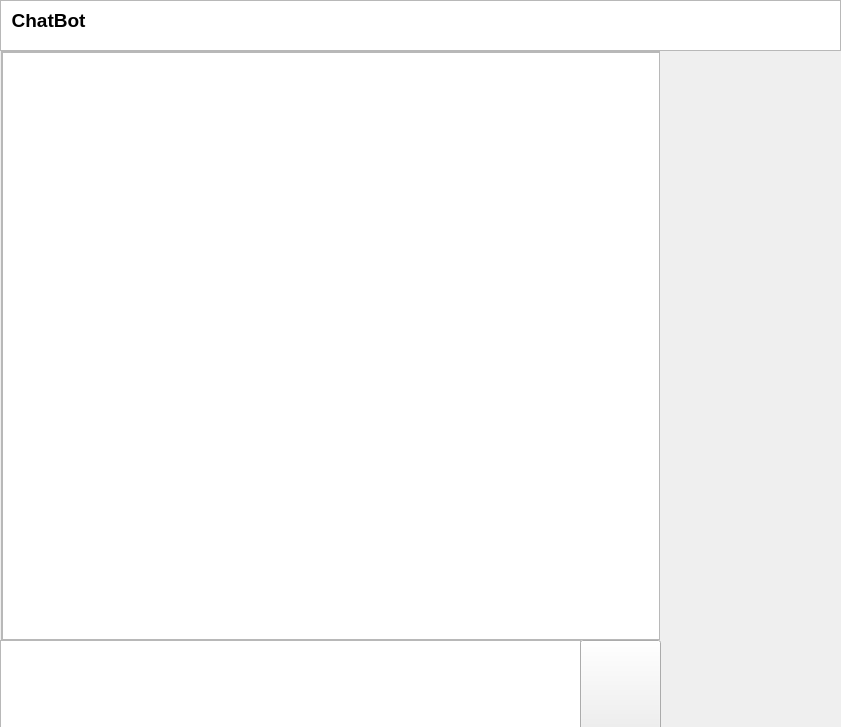
<?xml version="1.0" encoding="UTF-8"?>
<ui version="4.0">
 <class>MainWindow</class>
 <widget class="QMainWindow" name="MainWindow">
  <property name="geometry">
   <rect>
    <x>0</x>
    <y>0</y>
    <width>841</width>
    <height>727</height>
   </rect>
  </property>
  <property name="minimumSize">
   <size>
    <width>841</width>
    <height>727</height>
   </size>
  </property>
  <property name="maximumSize">
   <size>
    <width>841</width>
    <height>727</height>
   </size>
  </property>
  <property name="windowTitle">
   <string>聊天机器人</string>
  </property>
  <property name="windowIcon">
   <iconset resource="UI/image.qrc">
    <normaloff>:/t0135e158d53957130a.jpg</normaloff>:/t0135e158d53957130a.jpg</iconset>
  </property>
  <widget class="QWidget" name="centralwidget">
   <widget class="QTextEdit" name="textEdit">
    <property name="geometry">
     <rect>
      <x>0</x>
      <y>640</y>
      <width>581</width>
      <height>91</height>
     </rect>
    </property>
    <property name="html">
     <string>&lt;!DOCTYPE HTML PUBLIC &quot;-//W3C//DTD HTML 4.0//EN&quot; &quot;http://www.w3.org/TR/REC-html40/strict.dtd&quot;&gt;
&lt;html&gt;&lt;head&gt;&lt;meta name=&quot;qrichtext&quot; content=&quot;1&quot; /&gt;&lt;style type=&quot;text/css&quot;&gt;
p, li { white-space: pre-wrap; }
&lt;/style&gt;&lt;/head&gt;&lt;body style=&quot; font-family:'SimSun'; font-size:9pt; font-weight:400; font-style:normal;&quot;&gt;
&lt;p style=&quot;-qt-paragraph-type:empty; margin-top:0px; margin-bottom:0px; margin-left:0px; margin-right:0px; -qt-block-indent:0; text-indent:0px;&quot;&gt;&lt;br /&gt;&lt;/p&gt;&lt;/body&gt;&lt;/html&gt;</string>
    </property>
   </widget>
   <widget class="QTextBrowser" name="textBrowser">
    <property name="geometry">
     <rect>
      <x>0</x>
      <y>0</y>
      <width>841</width>
      <height>51</height>
     </rect>
    </property>
    <property name="html">
     <string>&lt;!DOCTYPE HTML PUBLIC &quot;-//W3C//DTD HTML 4.0//EN&quot; &quot;http://www.w3.org/TR/REC-html40/strict.dtd&quot;&gt;
&lt;html&gt;&lt;head&gt;&lt;meta name=&quot;qrichtext&quot; content=&quot;1&quot; /&gt;&lt;style type=&quot;text/css&quot;&gt;
p, li { white-space: pre-wrap; }
&lt;/style&gt;&lt;/head&gt;&lt;body style=&quot; font-family:'SimSun'; font-size:9pt; font-weight:400; font-style:normal;&quot;&gt;
&lt;p style=&quot; margin-top:0px; margin-bottom:0px; margin-left:0px; margin-right:0px; -qt-block-indent:0; text-indent:0px;&quot;&gt;&lt;span style=&quot; font-size:18pt; font-weight:600;&quot;&gt; &lt;/span&gt;&lt;span style=&quot; font-size:14pt; font-weight:600;&quot;&gt;ChatBot&lt;/span&gt;&lt;/p&gt;&lt;/body&gt;&lt;/html&gt;</string>
    </property>
   </widget>
   <widget class="QScrollArea" name="scrollArea">
    <property name="geometry">
     <rect>
      <x>1</x>
      <y>51</y>
      <width>659</width>
      <height>589</height>
     </rect>
    </property>
    <property name="minimumSize">
     <size>
      <width>659</width>
      <height>589</height>
     </size>
    </property>
    <property name="widgetResizable">
     <bool>true</bool>
    </property>
    <widget class="QWidget" name="scrollAreaWidgetContents">
     <property name="geometry">
      <rect>
       <x>0</x>
       <y>0</y>
       <width>657</width>
       <height>587</height>
      </rect>
     </property>
     <property name="minimumSize">
      <size>
       <width>0</width>
       <height>0</height>
      </size>
     </property>
     <widget class="QTextBrowser" name="textBrowser_2">
      <property name="geometry">
       <rect>
        <x>0</x>
        <y>0</y>
        <width>661</width>
        <height>591</height>
       </rect>
      </property>
      <property name="minimumSize">
       <size>
        <width>0</width>
        <height>0</height>
       </size>
      </property>
     </widget>
    </widget>
   </widget>
   <widget class="QLabel" name="label">
    <property name="geometry">
     <rect>
      <x>660</x>
      <y>40</y>
      <width>181</width>
      <height>271</height>
     </rect>
    </property>
    <property name="styleSheet">
     <string notr="true">image: url(:/2.jpg);</string>
    </property>
    <property name="text">
     <string/>
    </property>
   </widget>
   <widget class="QPushButton" name="pushButton">
    <property name="geometry">
     <rect>
      <x>580</x>
      <y>640</y>
      <width>81</width>
      <height>91</height>
     </rect>
    </property>
    <property name="styleSheet">
     <string notr="true">border-image: url(:/1.jpg);</string>
    </property>
    <property name="text">
     <string/>
    </property>
   </widget>
   <zorder>scrollArea</zorder>
   <zorder>textBrowser</zorder>
   <zorder>textEdit</zorder>
   <zorder>label</zorder>
   <zorder>pushButton</zorder>
  </widget>
 </widget>
 <resources>
  <include location="UI/image.qrc"/>
 </resources>
 <connections/>
</ui>
